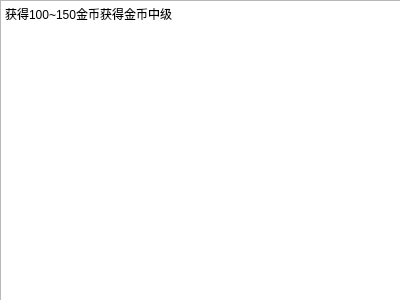
<?xml version="1.0" encoding="UTF-8"?>
<ui version="4.0">
 <class>level_3</class>
 <widget class="QWidget" name="level_3">
  <property name="geometry">
   <rect>
    <x>0</x>
    <y>0</y>
    <width>400</width>
    <height>300</height>
   </rect>
  </property>
  <property name="windowTitle">
   <string>Form</string>
  </property>
  <widget class="QTextBrowser" name="textBrowser">
   <property name="geometry">
    <rect>
     <x>0</x>
     <y>0</y>
     <width>421</width>
     <height>351</height>
    </rect>
   </property>
   <property name="html">
    <string>&lt;!DOCTYPE HTML PUBLIC &quot;-//W3C//DTD HTML 4.0//EN&quot; &quot;http://www.w3.org/TR/REC-html40/strict.dtd&quot;&gt;
&lt;html&gt;&lt;head&gt;&lt;meta name=&quot;qrichtext&quot; content=&quot;1&quot; /&gt;&lt;style type=&quot;text/css&quot;&gt;
p, li { white-space: pre-wrap; }
&lt;/style&gt;&lt;/head&gt;&lt;body style=&quot; font-family:'SimSun'; font-size:9pt; font-weight:400; font-style:normal;&quot;&gt;
&lt;p style=&quot; margin-top:12px; margin-bottom:12px; margin-left:0px; margin-right:0px; -qt-block-indent:0; text-indent:0px;&quot;&gt;获得100~150金币获得金币中级&lt;/p&gt;&lt;/body&gt;&lt;/html&gt;</string>
   </property>
  </widget>
  <widget class="QLabel" name="label">
   <property name="geometry">
    <rect>
     <x>190</x>
     <y>110</y>
     <width>81</width>
     <height>101</height>
    </rect>
   </property>
   <property name="styleSheet">
    <string notr="true">border-image: url(:/sample/photo/honor/honor_1bg.png);</string>
   </property>
   <property name="text">
    <string/>
   </property>
  </widget>
 </widget>
 <resources/>
 <connections/>
</ui>
